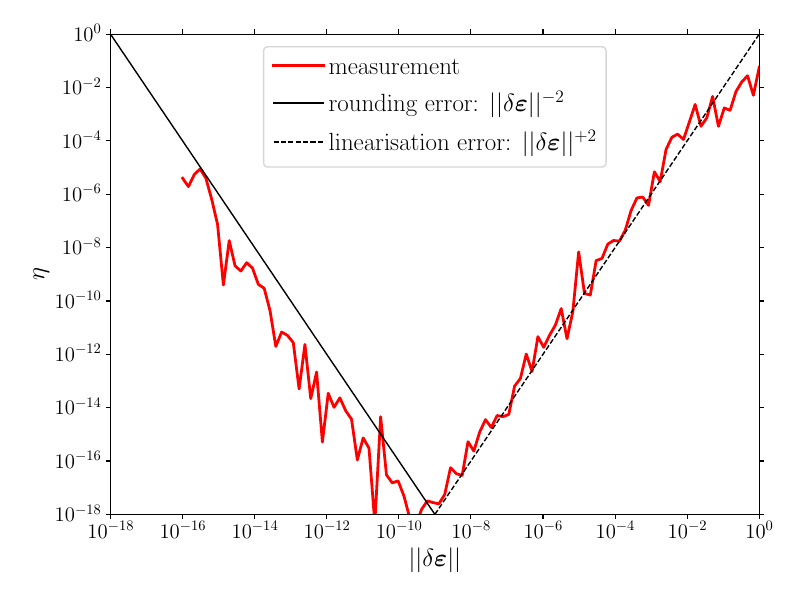

This chart was generated by the following Python code:
import GMatElastoPlastic as gmat
import GooseMPL as gplt
import matplotlib.pyplot as plt
import numpy as np

plt.style.use(['goose', 'goose-latex'])

# tensor operations

def ddot42(A4, B2):
    return np.einsum('ijkl,lk->ij', A4, B2)

def ddot22(A2, B2):
    return np.einsum('ij,ji', A2, B2)

def norm(A2):
    return np.abs(np.einsum('ij,ji', A2, A2))

# define material model

mat = gmat.Cartesian3d.LinearHardening(10.0, 1.0, 0.1, 0.2)

# pre-loading

ninc = 301

for igamma, gamma in enumerate(np.linspace(0.0, 0.1, ninc)):

    mat.increment()

    Eps0 = np.array([
        [0.0, gamma, 0.0],
        [gamma, 0.0, 0.0],
        [0.0, 0.0, 0.0],
    ])

    Sig0, C4 = mat.Tangent(Eps0)

# consistency check

x = np.logspace(-16, 0, 100)
y = np.zeros(x.shape)

for i in range(len(x)):

    dEps = np.random.random((3, 3)) * x[i]
    dEps = 0.5 * (dEps + dEps.T)

    Sig = mat.Stress(Eps0 + dEps)

    dSig = Sig - Sig0

    y[i] = norm(dSig - ddot42(C4, dEps)) / norm(dSig)

# plot result

fig, ax = plt.subplots()

ax.plot(x, y, color='r', label=r'measurement')

ax.set_xscale('log')
ax.set_yscale('log')

ax.set_xlim([1e-18, 1e0])
ax.set_ylim([1e-18, 1e0])

ax.set_xlabel(r'$|| \delta \bm{\varepsilon} ||$')
ax.set_ylabel(r'$\eta$')

gplt.plot_powerlaw(-2, 0.0, 1.0, 0.5, axis=ax, units='relative', color='k', linewidth=1,
                   label=r'rounding error: $|| \delta \bm{\varepsilon} ||^{-2}$')

gplt.plot_powerlaw(+2, 0.5, 0.0, 0.5, axis=ax, units='relative', color='k', linewidth=1, linestyle='--',
                   label=r'linearisation error: $|| \delta \bm{\varepsilon} ||^{+2}$')

ax.legend()

plt.savefig('consistency.pdf')
plt.show()
